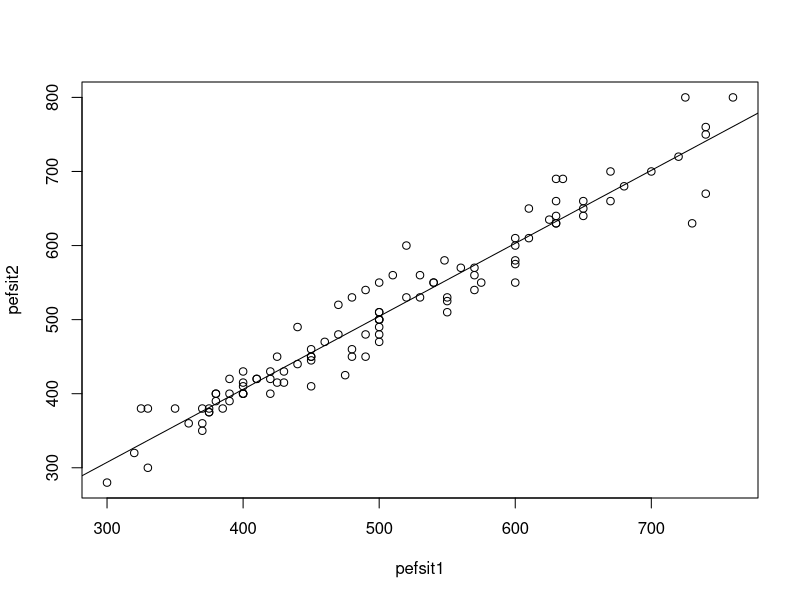
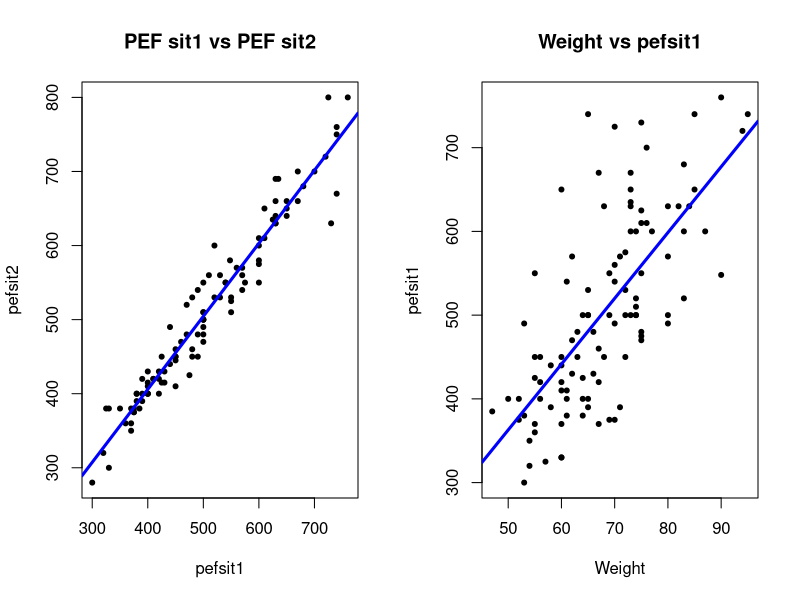
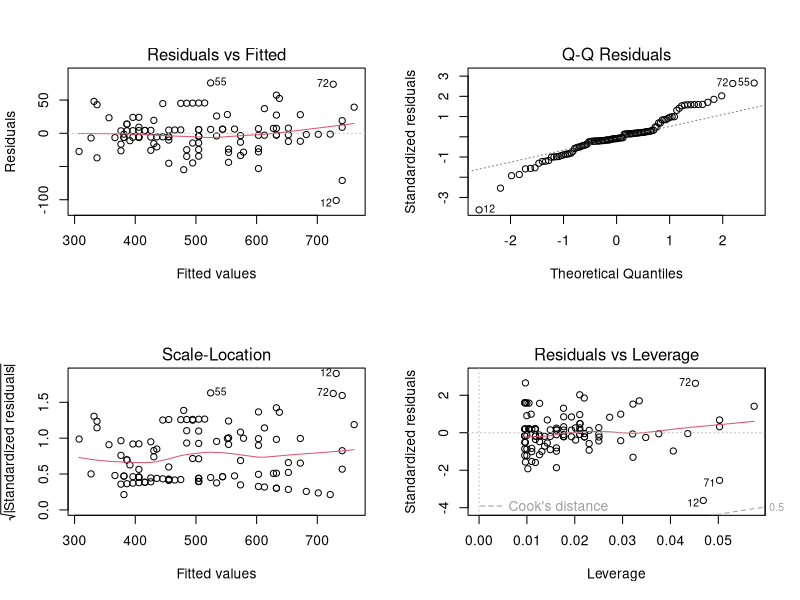
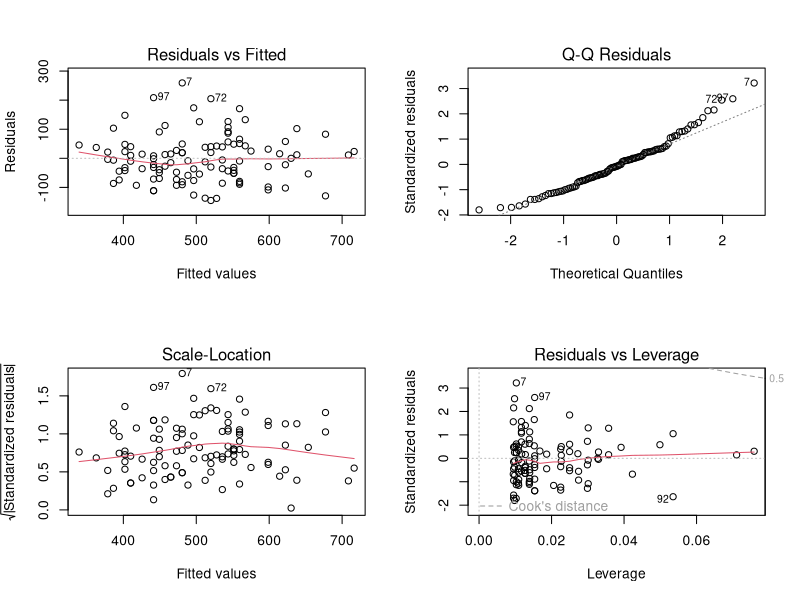
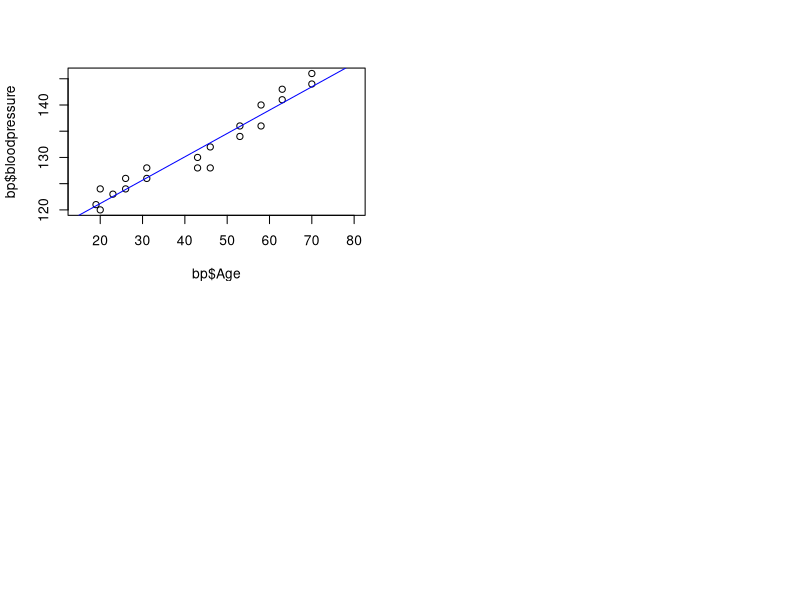
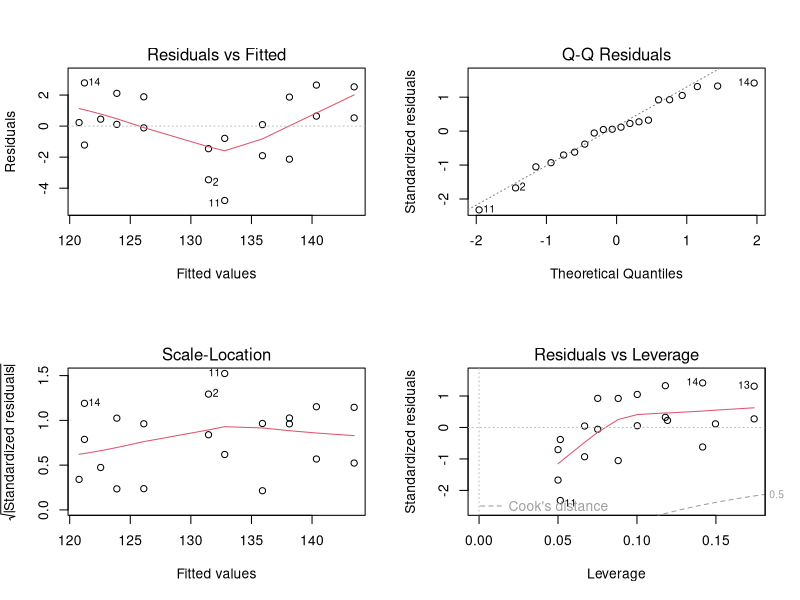

Source code (R) for these figures, in order:
## ---- chunk 1
#| label: linear-1a-1
#| warning: false
#| echo: true

lung_data <- read.csv('data/PEFH98-english.csv')

# head(lung_data)
# assign variables (not strictly necessary)
pefsit1 <- lung_data$pefsit1
pefsit2 <- lung_data$pefsit2
weight <- lung_data$weight

# scatter plot: pefsit2 vs pefsit1

#Simple version (using default plot options):
plot(x = pefsit1, y = pefsit2)
abline(lm(pefsit2 ~ pefsit1, data = lung_data))

#Alternative using the formula notation:
# plot(pefsit2 ~ pefsit1, data=lung_data)

par(mfrow = c(1, 2)) # make plots in 1 row 2 col

#More elaborate version:
plot(x = pefsit1, y = pefsit2, 
     main = 'PEF sit1 vs PEF sit2',         #add a plot heading
     xlab = 'pefsit1', ylab = 'pefsit2',    #change the axis labels
     pch = 20)                              #change the point type
abline(lm(pefsit2 ~ pefsit1, data = lung_data), 
       col = 'blue', lwd = 3)     #change the line colour and width

# scatter plot: pefsit1 vs weight
plot(x = weight, y = pefsit1, 
     main = 'Weight vs pefsit1', 
     xlab = 'Weight', ylab = 'pefsit1', 
     pch = 20)
abline(lm(pefsit1 ~ weight, data = lung_data), 
       col = 'blue', lwd = 3)

## ---- chunk 2
#| label: linear-1b-1
#| warning: false
#| echo: true

cor(pefsit2, pefsit1) # need to remove NA here

which(is.na(pefsit1)) # no missing
which(is.na(pefsit2)) # 66th missing

# option 1: cor() removes NA for you 
# specify use complete observations
cor(pefsit2, pefsit1, use = 'pairwise.complete.obs')

# option 2 (advanced): you process (remove) the row of missing 
# from both variables (remove element 66)
pefsit2_narm <- pefsit2[!is.na(pefsit2)]
pefsit1_narm <- pefsit1[!is.na(pefsit2)]

# use pefsit2_narm instead of pefsit2 to compute cor
# should be the same
cor(pefsit2_narm, pefsit1_narm)

# option 3: cor.test automatically removes missing values:
cor.test(pefsit2, pefsit1)
## ---- chunk 3
#| label: linear-1b-2
#| warning: false
#| echo: true

# pefsit1, weight
cor.test(pefsit1, weight)
## ---- chunk 4
#| label: linear-1b-3
#| warning: false
#| echo: true

# pairwise for multiple pairs 
# use age, height, weight, pefsit1, pefsit2, pefsit3, pefmean
# select a smaller dataset 
lungdata2 <- lung_data[, c('age', 'height', 'weight', 'pefsit1', 
                           'pefsit2', 'pefsit3', 'pefmean')]

head(lungdata2, 3)

# produce correlation matrix for all the variables here
# round(1.2345, digits = 2) gives 1.23
round(cor(lungdata2, use = 'pairwise.complete.obs'), digits = 2)
## ---- chunk 5
#| label: linear-1c-1
#| warning: false
#| echo: true

# pef2 vs pef 1
lm_pef2_pef1 <- lm(pefsit2 ~ pefsit1, data = lung_data)
summary(lm_pef2_pef1)
confint(lm_pef2_pef1)
## ---- chunk 6
#| label: linear-1c-2
#| warning: false
#| echo: true

# pef1 vs weight 
lm_pef1_weight <- lm(pefsit1 ~ weight, data = lung_data)
summary(lm_pef1_weight)
confint(lm_pef1_weight)
## ---- chunk 7
#| label: linear-2d-1
#| warning: false
#| echo: true

par(mfrow = c(2, 2)) # plot 2 by 2
plot(lm_pef2_pef1)

plot(lm_pef1_weight)
## ---- chunk 8
#| label: linear-2a-1
#| warning: false
#| echo: true

# load data
bp <- read.csv('data/bp.csv')
head(bp)
## ---- chunk 9
#| label: linear-2a-2
#| warning: false
#| echo: true

# correlation age vs bp
cor(bp$Age, bp$bloodpressure)

# or,
cor(bp)

# 95% CI, p-value
cor.test(bp$Age, bp$bloodpressure) 
## ---- chunk 10
#| label: linear-2b-1
#| warning: false
#| echo: true

# fit a linear regression model
model_age_bp <- lm(bloodpressure ~ Age, data = bp)
summary(model_age_bp)
confint(model_age_bp)

# to predict (insert x), you need to put data in a data frame
predict(model_age_bp, 
        newdata = data.frame(Age = c(40, 75)), 
        interval = 'prediction')
## ---- chunk 11
#| label: linear-2b-2
#| warning: false
#| echo: true

plot(x = bp$Age, y = bp$bloodpressure, xlim = c(15, 80))
# add the regression line on top
abline(lm(bloodpressure ~ Age, data = bp), col = 'blue')

# residual plots
par(mfrow = c(2, 2)) # plot 2 by 2
plot(lm(bloodpressure ~ Age, data = bp))
